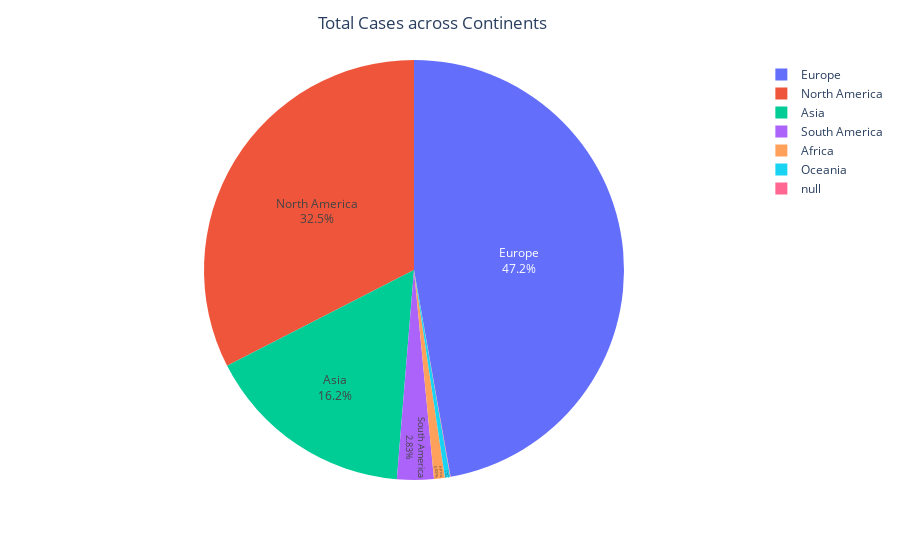

This figure's notebook cell:
### Code cell
fig = px.pie(df_continent, values='TOTAL CASES', names='CONTINENT',
             hover_data=['DEATHS'])
fig.update_traces(textposition='inside', textinfo='percent+label')
fig.update_layout(title = {
    'text': 'Total Cases across Continents',
    'y':0.97,
    'x':0.48,
    'xanchor': 'center',
    'yanchor': 'top'
})
fig.show()

### Figure 1 — Plotly figure (JSON) as saved in the notebook; plotly's stock layout.template omitted (floating-point values rounded to 4 significant figures)
{"data": [{"customdata": [[14], [70], [857], [2314], [11687], [26690], [83286]], "domain": {"x": [0, 1], "y": [0, 1]}, "hoverlabel": {"namelength": 0}, "hovertemplate": "DEATHS=%{customdata[0]}<br>CONTINENT=%{label}<br>TOTAL CASES=%{value}", "labels": [null, "Oceania", "Africa", "South America", "Asia", "North America", "Europe"], "legendgroup": "", "name": "", "showlegend": true, "textinfo": "percent+label", "textposition": "inside", "type": "pie", "values": [721, 7857, 16576, 55941, 319913, 644173, 934672]}], "layout": {"legend": {"tracegroupgap": 0}, "margin": {"t": 60}, "title": {"text": "Total Cases across Continents", "x": 0.48, "xanchor": "center", "y": 0.97, "yanchor": "top"}}}
